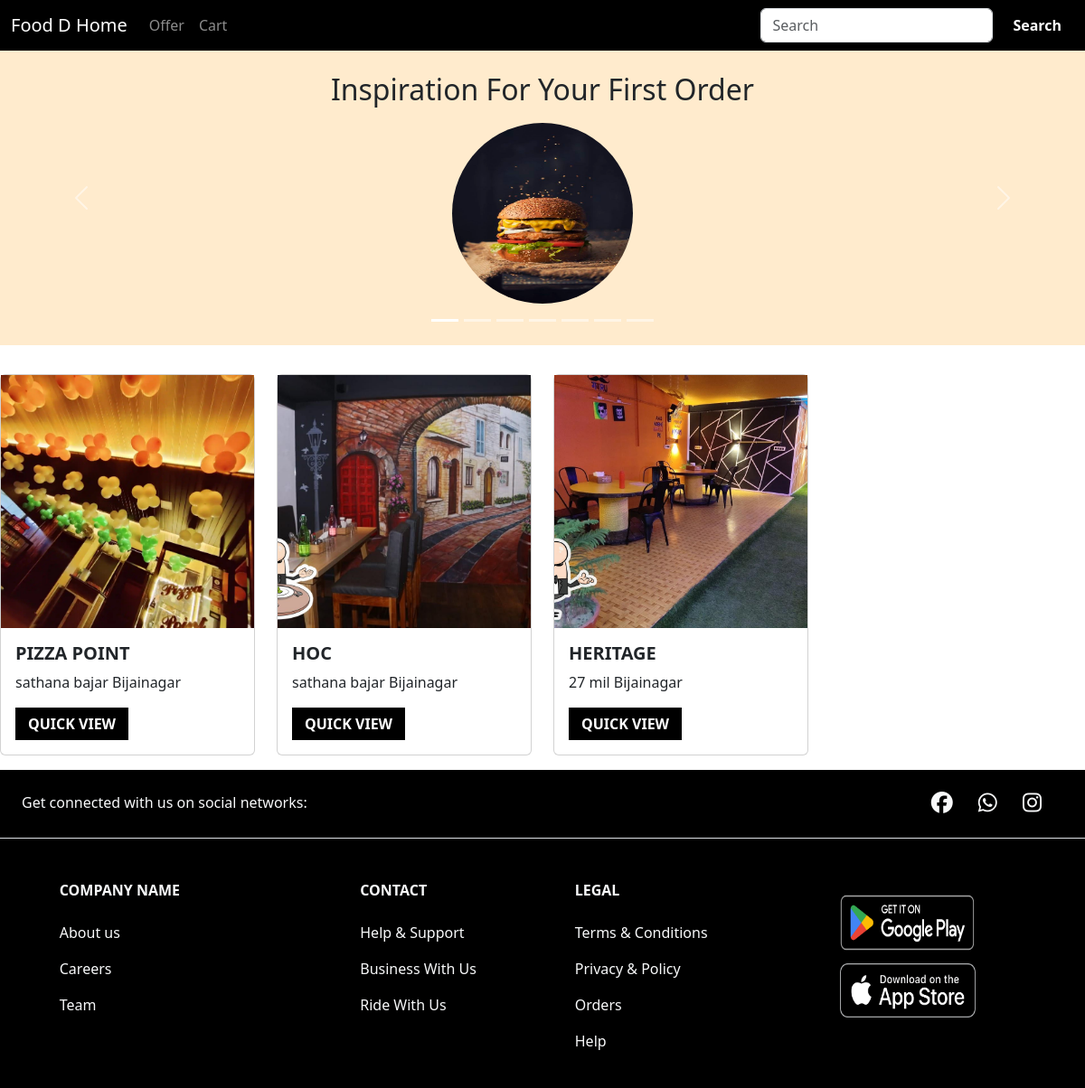
Screenshot of /userdeshboard.php with the database file from the repository.
### tables this page shows
CREATE TABLE `business` (
  `id` int(20) NOT NULL,
  `restaurantname` varchar(50) NOT NULL,
  `photo` varchar(20) NOT NULL,
  `address` varchar(70) NOT NULL,
  `city` varchar(60) NOT NULL,
  `state` varchar(30) NOT NULL,
  `mobile` varchar(10) NOT NULL,
  `owner` varchar(40) NOT NULL,
  `email` varchar(50) NOT NULL,
  `password` varchar(20) NOT NULL,
  `status` varchar(10) NOT NULL
);

### userdeshboard.php (the view, shortened to what this page needs)
<?php
include 'header.php';
include 'connection.php';
?>
<div id="demo" class="carousel slide" data-bs-ride="carousel"><br>
<h2 class="divheading">Inspiration For Your First Order</h2>
  <div class="carousel-indicators">
    <button type="button" data-bs-target="#demo" data-bs-slide-to="0" class="active"></button>
    <button type="button" data-bs-target="#demo" data-bs-slide-to="1"></button>
    <button type="button" data-bs-target="#demo" data-bs-slide-to="2"></button>
    <button type="button" data-bs-target="#demo" data-bs-slide-to="3"></button>
    <button type="button" data-bs-target="#demo" data-bs-slide-to="4"></button>
    <button type="button" data-bs-target="#demo" data-bs-slide-to="5"></button>
    <button type="button" data-bs-target="#demo" data-bs-slide-to="6"></button>
  </div>
  <div class="carousel-inner">
    <div class="carousel-item active">
      <img  width="200" height="200" src="assets/image/burger.jpg" alt="burger" class="d-block rounded-circle" >
    </div>
  </div>
  <button class="carousel-control-prev" type="button" data-bs-target="#demo" data-bs-slide="prev">
    <span class="carousel-control-prev-icon"></span>
  </button>
  <button class="carousel-control-next" type="button" data-bs-target="#demo" data-bs-slide="next">
    <span class="carousel-control-next-icon"></span>
  </button>
</div>
<div class="row gy-3 my-3 cafecard">
    <?php
$sql="select * from business where status='Active'";
$res=mysqli_query($conn,$sql);
while($row=mysqli_fetch_array($res))
{
    ?>
    <div class="col-6 col-sm-6 col-md-4 col-lg-3 col-xl-3">
        <div class="card h-100">
            <img src="assets\image\restaurant\<?php echo $row['photo'] ?>" class="card-image" alt="...">
            <div class="card-body">
                <h5 class="card-title"><?php echo $row['restaurantname'] ?></h5>
                <p class="card-text"><?php echo $row['address']." ".$row['city'] ?></p>
                <a href="rest_menu.php?resid=<?php echo $row['id'];?>" class="btn btn-primary">QUICK VIEW</a>
            </div>
        </div>
    </div>
    <?php
}
    ?>
    </div>
    <?php
include 'footer.php';
?>

### header.php (shortened to what this page needs)
<!DOCTYPE html>
<html>
<head>
    <link href="assets/css/bootstrap.min.css" rel="stylesheet">
    <link href="assets/css/pp.css" rel="stylesheet">
    <link rel="stylesheet" href="https://cdnjs.cloudflare.com/ajax/libs/font-awesome/6.4.0/css/all.min.css">
</head>
<body>
<nav class="navbar navbar-expand-sm navbar-dark bg-black">
  <div class="container-fluid">
    <a class="navbar-brand" href="index.php">Food D Home</a>
    <div class="collapse navbar-collapse" id="mynavbar">
      <ul class="navbar-nav me-auto">
        <li class="nav-item">
          <a class="nav-link" href="offer.php">Offer</a>
        </li>
        <li class="nav-item">
          <a class="nav-link" href="cart.php">   Cart</a>
        </li>
        </ul>
      <form class="d-flex" method="POST" action="product.php" >
        <input class="form-control me-2" type="text" placeholder="Search" name="search"  id="search">
        <button type="submit" class="btn btn-primary">Search</button>
      </form>
    </div>
  </div>
</nav>

### headerlink.php (shortened to what this page needs)
<!DOCTYPE html>
<html>
<head>
    <link href="assets/css/bootstrap.min.css" rel="stylesheet">
    <link href="assets/css/pp.css" rel="stylesheet">
    <link rel="stylesheet" href="https://cdnjs.cloudflare.com/ajax/libs/font-awesome/6.5.2/css/all.min.css">
</head>

### footer.php (shortened to what this page needs)
<?php
include 'headerlink.php';
?>
<footer class="text-center text-lg-start bg-black text-light">
    <section class="d-flex justify-content-center justify-content-lg-between p-4 border-bottom">
      <div class="me-5 d-none d-lg-block">
        <span>Get connected with us on social networks:</span>
      </div>
      <div>
        <a href="" class="me-4 text-reset" >
        <i class="fa-brands fa-facebook" style="font-size:24px"></i>
        </a>
        <a href="" class="me-4 text-reset">
        <i class="fa-brands fa-whatsapp" style="font-size:24px"></i>
        </a>
        <a href="" class="me-4 text-reset">
        <i class="fa-brands fa-instagram"style="font-size:24px"></i>
        </a>
 </div>
    </section>
    <section class="">
      <div class="container text-center text-md-start mt-5">
        <div class="row mt-3">
          <div class="col-md-3 col-lg-4 col-xl-3 mx-auto mb-4">
            <h6 class="text-uppercase fw-bold mb-4">
             Company name
            </h6>
            <p>
                <a href="#!" class="text-reset">About us</a>
              </p>
              <p>
                <a href="#!" class="text-reset">Careers</a>
              </p>
              <p>
                <a href="#!" class="text-reset">Team</a>
              </p>
          </div>
          <div class="col-md-2 col-lg-2 col-xl-2 mx-auto mb-4">
            <h6 class="text-uppercase fw-bold mb-4">
              Contact
            </h6>
            <p>
              <a href="#!" class="text-reset">Help & Support</a>
            </p>
            <p>
              <a href="businessform.php" class="text-reset">Business With Us</a>
            </p>
            <p>
              <a href="#!" class="text-reset">Ride With Us</a>
            </p>
          </div>
          <div class="col-md-3 col-lg-2 col-xl-2 mx-auto mb-4">
            <h6 class="text-uppercase fw-bold mb-4">
              legal
            </h6>
            <p>
              <a href="#!" class="text-reset">Terms & Conditions</a>
            </p>
            <p>
              <a href="#!" class="text-reset">Privacy & Policy</a>
            </p>
            <p>
              <a href="#!" class="text-reset">Orders</a>
            </p>
            <p>
              <a href="#!" class="text-reset">Help</a>
            </p>
          </div>
          <div class="col-md-4 col-lg-3 col-xl-3 mx-auto mb-md-0 mb-4 flogo">
            <img src="assets/image/logo.png" width="169px" height="90px">
            <img src="assets/image/app.png" width="150px" height="60px">
          </div>
        </div>
      </div>
    </section>
    </footer>
</body>
</html>

### assets/css/pp.css (style rules this page uses)
.btn { border-radius: 0px; padding: 6px 14px; transition: 0.4s; font-size: 16px; font-weight: 600; text-align: center; display: inline-block; }
.btn-primary { background: #000; color: #fff; border: none; }
.flogo { text-align: center; }
.card-title { text-transform: uppercase; font-weight: bold; }
.divheading { text-align: center; }
.card-image { width: 100%; height: 35vh; object-fit: cover; }

### userdeshboard.php (style rules this page uses)
.slide { background-color: blanchedalmond; }
.carousel-inner { height: 256px; text-align: -webkit-center; }
.carousel-item { margin-top: 10px; }

### footer.php (style rules this page uses)
a { text-decoration: none; }

### rows the page displays
business: photo (picture), restaurantname "PIZZA POINT", address "sathana bajar", city "Bijainagar"
business: photo (picture), restaurantname "HOC", address "sathana bajar", city "Bijainagar"
business: photo (picture), restaurantname "HERITAGE", address "27 mil", city "Bijainagar"
